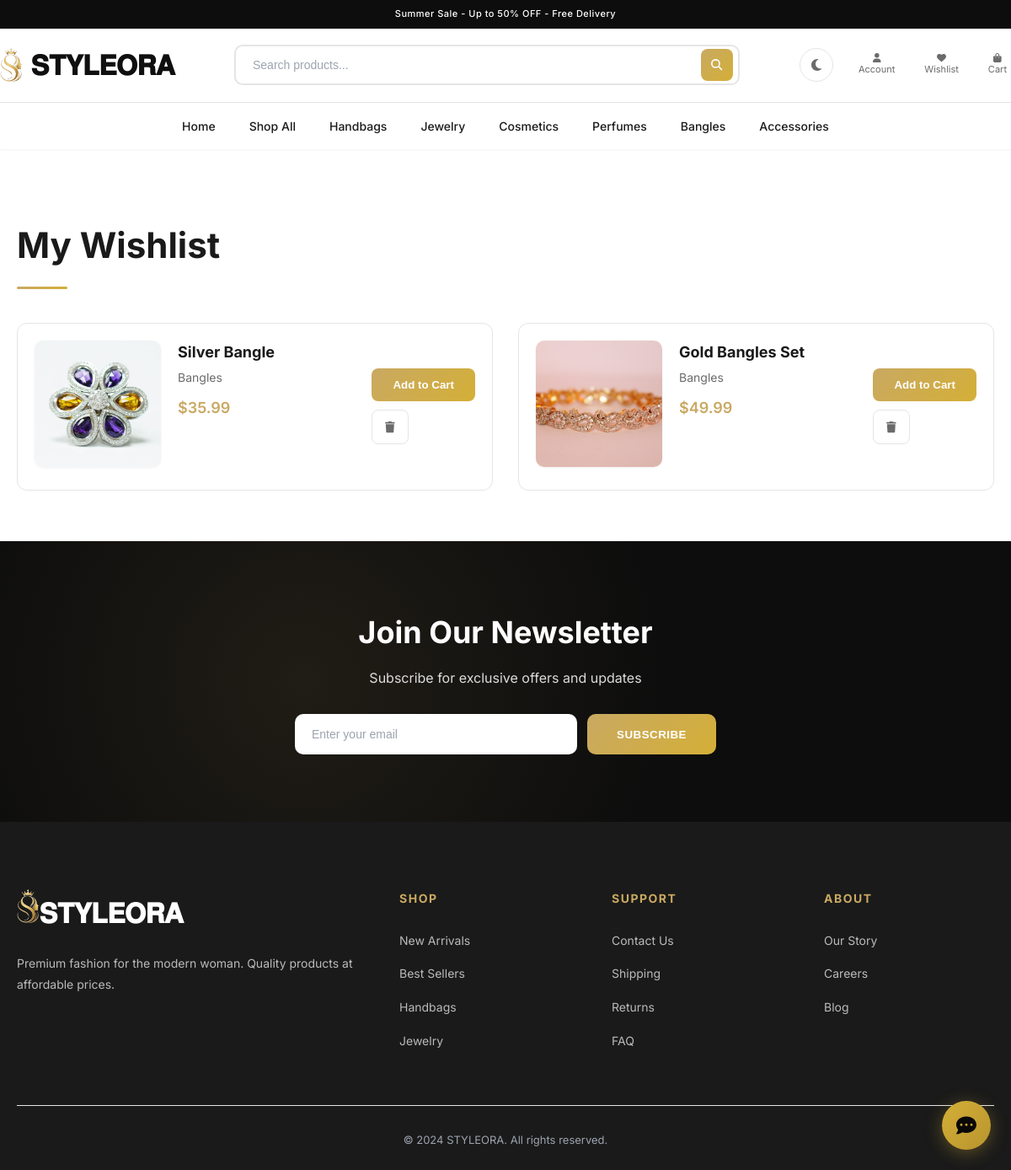
Before: /wishlist/ (signed in) with the older database file.
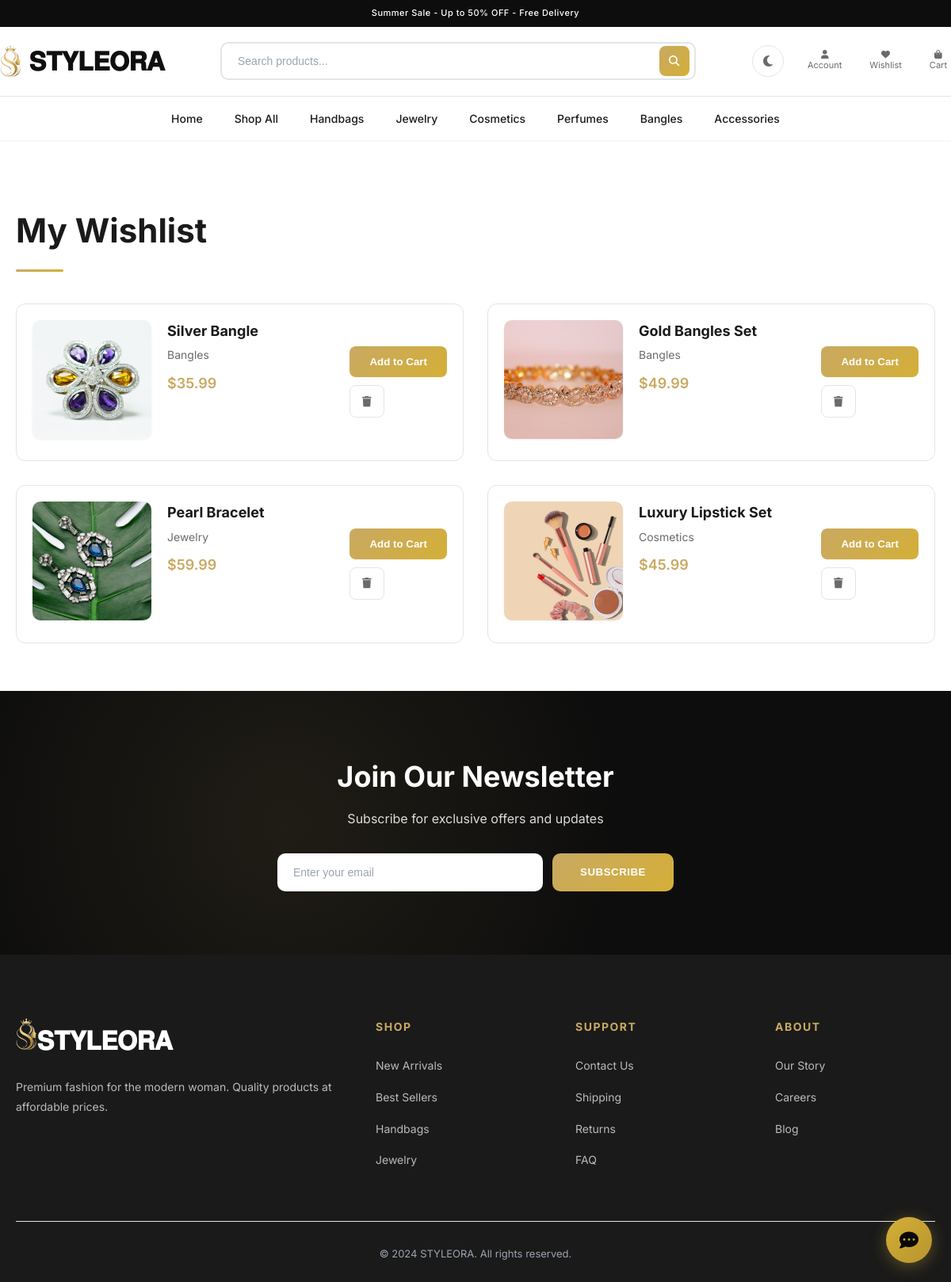
After: the same page with the newer database file.
### store/models.py (models this page shows, shortened)
class Wishlist(models.Model):
    user = models.ForeignKey(User, on_delete=models.CASCADE)
    product = models.ForeignKey(Product, on_delete=models.CASCADE)
    created_at = models.DateTimeField(auto_now_add=True)
    class Meta:
        unique_together = ['user', 'product']

class Product(models.Model):
    name = models.CharField(max_length=200)
    slug = models.SlugField(unique=True)
    category = models.ForeignKey(Category, on_delete=models.CASCADE, related_name='products')
    description = models.TextField()
    price = models.DecimalField(max_digits=10, decimal_places=2)
    discount_price = models.DecimalField(max_digits=10, decimal_places=2, blank=True, null=True)
    image = models.ImageField(upload_to='products/')
    images = models.JSONField(default=list)
    stock = models.IntegerField(default=0)
    brand = models.CharField(max_length=100, blank=True)
    is_available = models.BooleanField(default=True)
    is_featured = models.BooleanField(default=False)
    is_trending = models.BooleanField(default=False)
    created_at = models.DateTimeField(auto_now_add=True)
    updated_at = models.DateTimeField(auto_now=True)
    class Meta:
        ordering = ['-created_at']

class Category(models.Model):
    name = models.CharField(max_length=100)
    slug = models.SlugField(unique=True)
    description = models.TextField(blank=True)
    image = models.ImageField(upload_to='categories/', blank=True, null=True)
    created_at = models.DateTimeField(auto_now_add=True)
    updated_at = models.DateTimeField(auto_now=True)
    class Meta:
        verbose_name_plural = 'Categories'
        ordering = ['name']

### store/views.py (the view)
# urls.py: path('wishlist/', views.wishlist, name='wishlist'),
@login_required
def wishlist(request):
    wishlist_items = Wishlist.objects.filter(user=request.user)
    context = {'wishlist_items': wishlist_items}
    return render(request, 'store/wishlist.html', context)

### templates/store/wishlist.html (shortened to what this page needs)
{% extends 'store/base.html' %}
{% load static %}
{% block content %}
<section class="wishlist-page">
    <div class="container">
        <h1>My Wishlist</h1>
        {% if wishlist_items %}
        <div class="wishlist-grid">
            {% for item in wishlist_items %}
            <div class="wishlist-item">
                <div class="item-image">
                    <img src="{{ item.product.image.url }}" alt="{{ item.product.name }}">
                </div>
                <div class="item-info">
                    <h3><a href="{% url 'product_detail' slug=item.product.slug %}">{{ item.product.name }}</a></h3>
                    <p>{{ item.product.category.name }}</p>
                    <div class="product-price">
                        {% if item.product.discount_price %}
                        <span class="current-price">${{ item.product.discount_price }}</span>
                        <span class="old-price">${{ item.product.price }}</span>
                        {% else %}
                        <span class="current-price">${{ item.product.price }}</span>
                        {% endif %}
                    </div>
                </div>
                <div class="item-actions">
                    <form method="POST" action="{% url 'add_to_cart' %}" style="display: inline;">
                        <button type="submit" class="btn-add-cart">Add to Cart</button>
                    </form>
                    <form method="POST" action="{% url 'remove_from_wishlist' item.product.id %}" style="display: inline;">
                        <button type="submit" class="btn-remove"><i class="fas fa-trash"></i></button>
                    </form>
                </div>
            </div>
            {% endfor %}
        </div>
        {% endif %}
    </div>
</section>
{% endblock %}

Changed rows visible on the page:
added Wishlist: product.image (picture), product.name "Pearl Bracelet", product.category.name "Jewelry", product.price "59.99"
added Wishlist: product.image (picture), product.name "Luxury Lipstick Set", product.category.name "Cosmetics", product.price "45.99"
